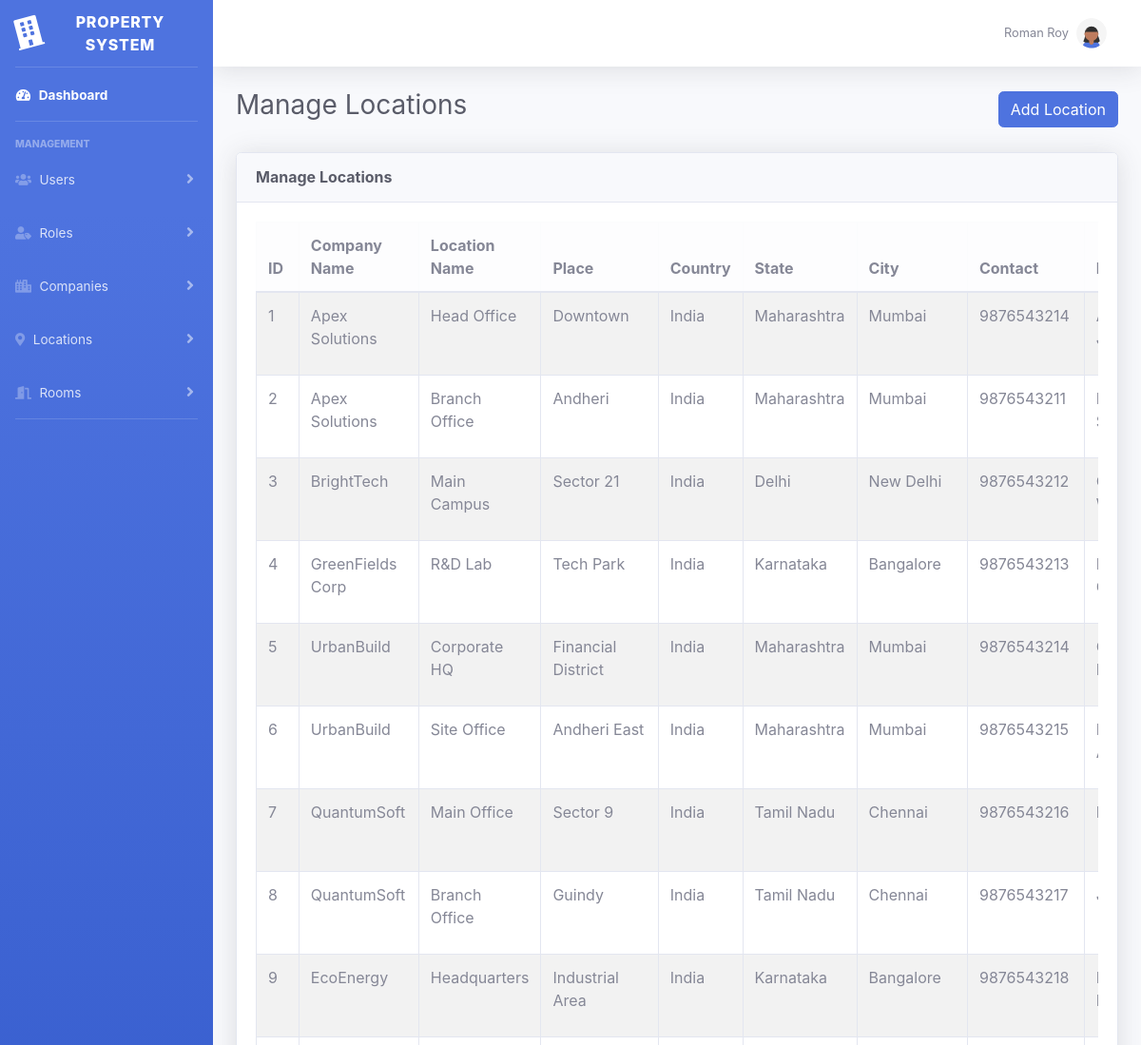
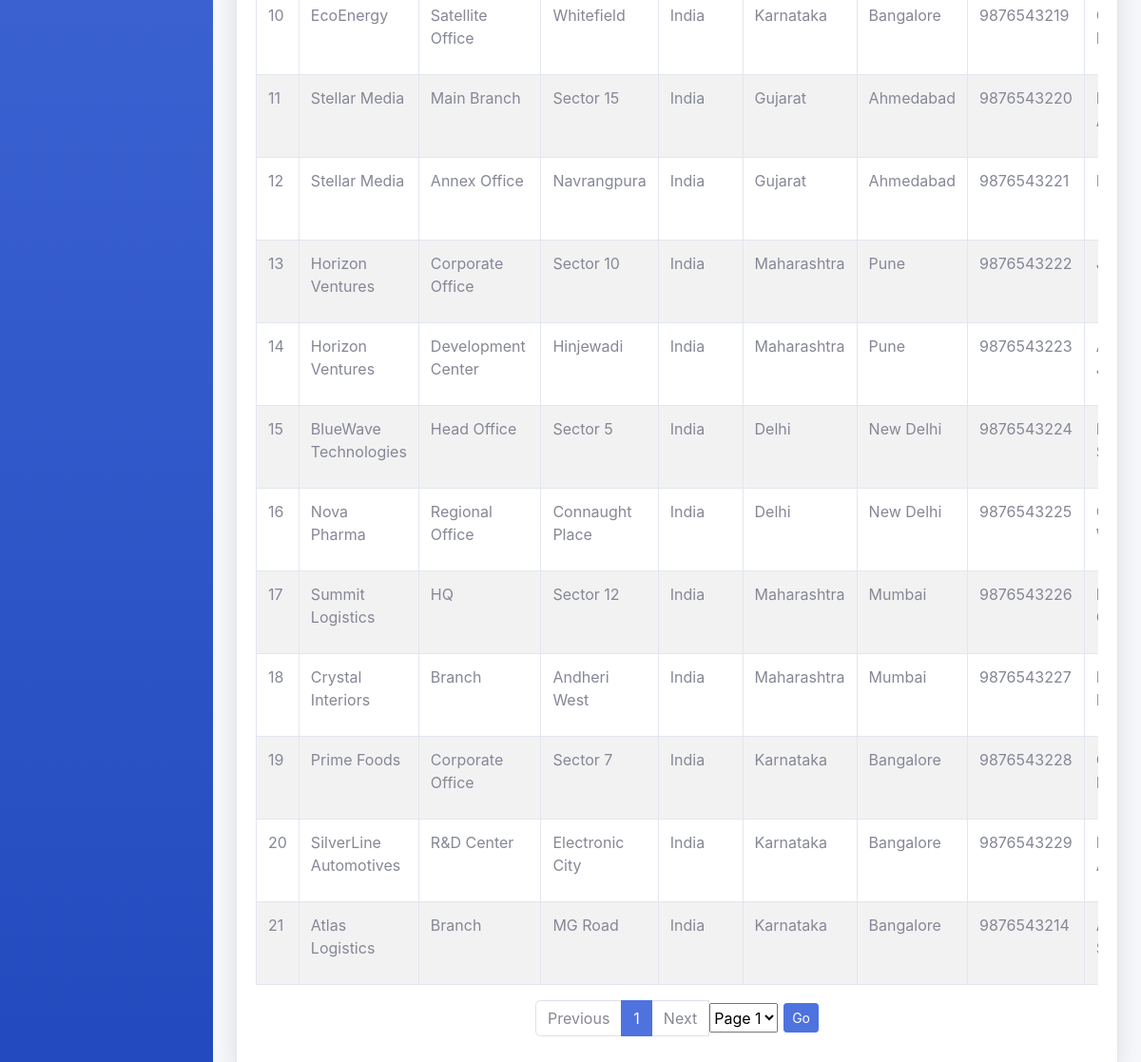
Screenshot of /admin.php?action=manageLocations (signed in) with the database file from the repository (2 pictures, top to bottom).
### tables this page shows
CREATE TABLE `locations` (
  `location_id` int(11) NOT NULL,
  `location_name` varchar(150) NOT NULL,
  `place` varchar(150) NOT NULL,
  `country` varchar(100) NOT NULL,
  `state` varchar(100) NOT NULL,
  `city` varchar(100) NOT NULL,
  `company_id` int(11) NOT NULL,
  `contact_number` varchar(20) DEFAULT NULL,
  `manager` varchar(150) DEFAULT NULL,
  `created_by` int(11) DEFAULT NULL,
  `is_deleted` tinyint(1) NOT NULL DEFAULT 0,
  `created_at` timestamp NOT NULL DEFAULT current_timestamp()
);

CREATE TABLE `companies` (
  `company_id` int(11) NOT NULL,
  `company_name` varchar(150) NOT NULL,
  `created_at` timestamp NOT NULL DEFAULT current_timestamp(),
  `description` text DEFAULT NULL,
  `email` varchar(100) DEFAULT NULL,
  `phone` varchar(20) DEFAULT NULL,
  `website` varchar(100) DEFAULT NULL,
  `is_deleted` tinyint(1) NOT NULL DEFAULT 0
);

### templates/locations/manage_location.php (the view, shortened to what this page needs)
<?php
$results = $results ?? [
    'pageTitle'   => 'Manage Locations',
    'message'     => '',
    'locations'   => [],
    'currentPage' => 1,
    'totalPages'  => 1,
    'total'       => 0,
    'perPage'     => 25
];
$locations   = $results['locations'];
$currentPage = (int)($results['currentPage'] ?? 1);
$totalPages  = (int)($results['totalPages'] ?? 1);
?>
<?php include __DIR__ . "/../include/header.php"; ?>
<div id="wrapper">
    <?php include __DIR__ . "/../include/sidebar.php"; ?>
    <div id="content-wrapper" class="d-flex flex-column">
        <div id="content">
            <?php include __DIR__ . "/../include/topbar.php"; ?>
            <div class="container-fluid">
                <div class="d-flex justify-content-between align-items-center mb-4">
                    <h1 class="h3 text-gray-800"><?= htmlspecialchars($results['pageTitle']) ?></h1>
                    <a href="<?= BASE_URL ?>/admin.php?action=newLocation" class="btn btn-primary">
                        <i class="bi bi-plus-circle"></i> Add Location
                    </a>
                </div>
                <div class="card shadow mb-4">
                    <div class="card-header py-3">
                        <h6 class="m-0 font-weight-bold text-gray-800"><?= htmlspecialchars($results['pageTitle']) ?></h6>
                    </div>
                    <div class="card-body">
                        <div class="table-responsive">
                            <table class="table table-bordered table-striped">
                                <thead class="table-light">
                                    <tr>
                                        <th>ID</th>
                                        <th>Company Name</th>
                                        <th>Location Name</th>
                                        <th>Place</th>
                                        <th>Country</th>
                                        <th>State</th>
                                        <th>City</th>
                                        <th>Contact</th>
                                        <th>Manager</th>
                                    </tr>
                                </thead>
                                <tbody>
                                    <?php if (!empty($locations)): ?>
                                        <?php foreach ($locations as $loc): ?>
                                            <tr>
                                                <td><?= $loc['location_id'] ?></td>
                                                <td><?= htmlspecialchars($loc['company_name'] ?? '-') ?></td>
                                                <td><?= htmlspecialchars($loc['location_name']) ?></td>
                                                <td><?= htmlspecialchars($loc['place'] ?? '-') ?></td>
                                                <td><?= htmlspecialchars($loc['country'] ?? '-') ?></td>
                                                <td><?= htmlspecialchars($loc['state'] ?? '-') ?></td>
                                                <td><?= htmlspecialchars($loc['city'] ?? '-') ?></td>
                                                <td><?= htmlspecialchars($loc['contact_number'] ?? '-') ?></td>
                                                <td><?= htmlspecialchars($loc['manager'] ?? '-') ?></td>
                                            </tr>
                                        <?php endforeach; ?>
                                    <?php else: ?>
                                        <tr>
                                            <td colspan="11" class="text-center">No locations found.</td>
                                        </tr>
                                    <?php endif; ?>
                                </tbody>
                            </table>
                        </div>
                        <nav aria-label="Location pagination">
                            <ul class="pagination justify-content-center align-items-center">
                                <li class="page-item <?= ($currentPage <= 1) ? 'disabled' : '' ?>">
                                    <a class="page-link" href="<?= BASE_URL ?>/admin.php?action=manageLocations&page=<?= max(1, $currentPage - 1) ?>">Previous</a>
                                </li>
                                <?php for ($i = 1; $i <= $totalPages; $i++): ?>
                                    <li class="page-item <?= ($i === $currentPage) ? 'active' : '' ?>">
                                        <a class="page-link" href="<?= BASE_URL ?>/admin.php?action=manageLocations&page=<?= $i ?>"><?= $i ?></a>
                                    </li>
                                <?php endfor; ?>
                                <li class="page-item <?= ($currentPage >= $totalPages) ? 'disabled' : '' ?>">
                                    <a class="page-link" href="<?= BASE_URL ?>/admin.php?action=manageLocations&page=<?= min($totalPages, $currentPage + 1) ?>">Next</a>
                                </li>
                                <li class="page-item ms-2">
                                    <form method="get" action="<?= BASE_URL ?>/admin.php" class="d-flex" style="gap:6px;">
                                        <select name="page" class="form-select form-select-sm">
                                            <?php for ($i = 1; $i <= $totalPages; $i++): ?>
                                                <option value="<?= $i ?>" <?= ($i === $currentPage) ? 'selected' : '' ?>>Page <?= $i ?></option>
                                            <?php endfor; ?>
                                        </select>
                                        <button type="submit" class="btn btn-sm btn-primary">Go</button>
                                    </form>
                                </li>
                            </ul>
                        </nav>
                    </div>
                </div>
            </div>
        </div>
        <?php include __DIR__ . "/../include/footer.php"; ?>

### rows the page displays
locations: location_id "1", company.company_name "Apex Solutions", location_name "Head Office", place "Downtown", country "India", state "Maharashtra", city "Mumbai", contact_number "9876543214"
locations: location_id "2", company.company_name "Apex Solutions", location_name "Branch Office", place "Andheri", country "India", state "Maharashtra", city "Mumbai", contact_number "9876543211"
locations: location_id "3", company.company_name "BrightTech", location_name "Main Campus", place "Sector 21", country "India", state "Delhi", city "New Delhi", contact_number "9876543212"
locations: location_id "4", company.company_name "GreenFields Corp", location_name "R&D Lab", place "Tech Park", country "India", state "Karnataka", city "Bangalore", contact_number "9876543213"
locations: location_id "5", company.company_name "UrbanBuild", location_name "Corporate HQ", place "Financial District", country "India", state "Maharashtra", city "Mumbai", contact_number "9876543214"
locations: location_id "6", company.company_name "UrbanBuild", location_name "Site Office", place "Andheri East", country "India", state "Maharashtra", city "Mumbai", contact_number "9876543215"
locations: location_id "7", company.company_name "QuantumSoft", location_name "Main Office", place "Sector 9", country "India", state "Tamil Nadu", city "Chennai", contact_number "9876543216"
locations: location_id "8", company.company_name "QuantumSoft", location_name "Branch Office", place "Guindy", country "India", state "Tamil Nadu", city "Chennai", contact_number "9876543217"
locations: location_id "9", company.company_name "EcoEnergy", location_name "Headquarters", place "Industrial Area", country "India", state "Karnataka", city "Bangalore", contact_number "9876543218"
locations: location_id "10", company.company_name "EcoEnergy", location_name "Satellite Office", place "Whitefield", country "India", state "Karnataka", city "Bangalore", contact_number "9876543219"
locations: location_id "11", company.company_name "Stellar Media", location_name "Main Branch", place "Sector 15", country "India", state "Gujarat", city "Ahmedabad", contact_number "9876543220"
locations: location_id "12", company.company_name "Stellar Media", location_name "Annex Office", place "Navrangpura", country "India", state "Gujarat", city "Ahmedabad", contact_number "9876543221"
locations: location_id "13", company.company_name "Horizon Ventures", location_name "Corporate Office", place "Sector 10", country "India", state "Maharashtra", city "Pune", contact_number "9876543222"
locations: location_id "14", company.company_name "Horizon Ventures", location_name "Development Center", place "Hinjewadi", country "India", state "Maharashtra", city "Pune", contact_number "9876543223"
locations: location_id "15", company.company_name "BlueWave Technologies", location_name "Head Office", place "Sector 5", country "India", state "Delhi", city "New Delhi", contact_number "9876543224"
locations: location_id "16", company.company_name "Nova Pharma", location_name "Regional Office", place "Connaught Place", country "India", state "Delhi", city "New Delhi", contact_number "9876543225"
locations: location_id "17", company.company_name "Summit Logistics", location_name "HQ", place "Sector 12", country "India", state "Maharashtra", city "Mumbai", contact_number "9876543226"
locations: location_id "18", company.company_name "Crystal Interiors", location_name "Branch", place "Andheri West", country "India", state "Maharashtra", city "Mumbai", contact_number "9876543227"
locations: location_id "19", company.company_name "Prime Foods", location_name "Corporate Office", place "Sector 7", country "India", state "Karnataka", city "Bangalore", contact_number "9876543228"
locations: location_id "20", company.company_name "SilverLine Automotives", location_name "R&D Center", place "Electronic City", country "India", state "Karnataka", city "Bangalore", contact_number "9876543229"
locations: location_id "21", company.company_name "Atlas Logistics", location_name "Branch", place "MG Road", country "India", state "Karnataka", city "Bangalore", contact_number "9876543214"

### other values shown
$_SESSION['user_name'] "Roman Roy"
$results['pageTitle'] "Manage Locations"
